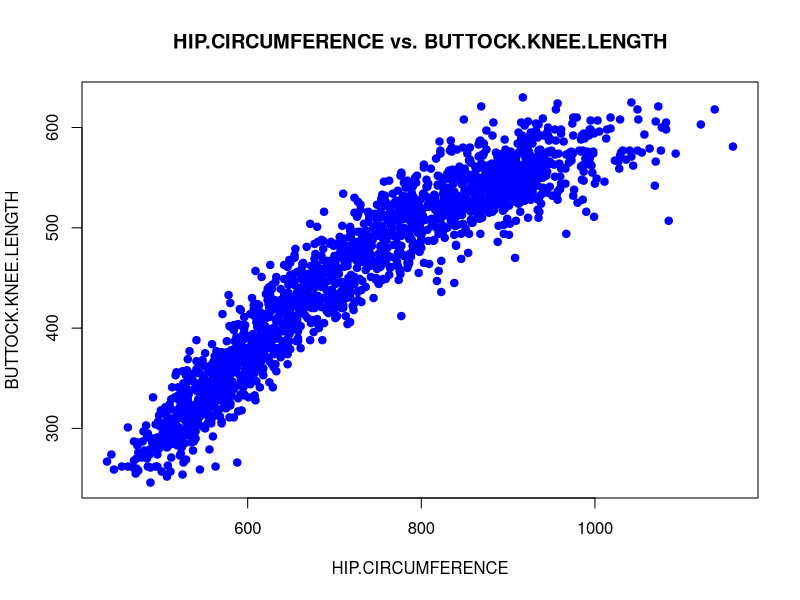
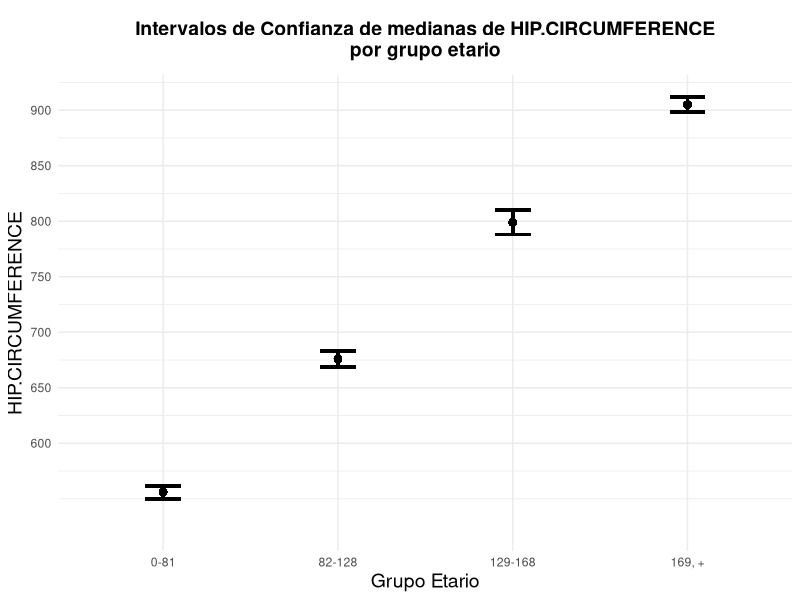
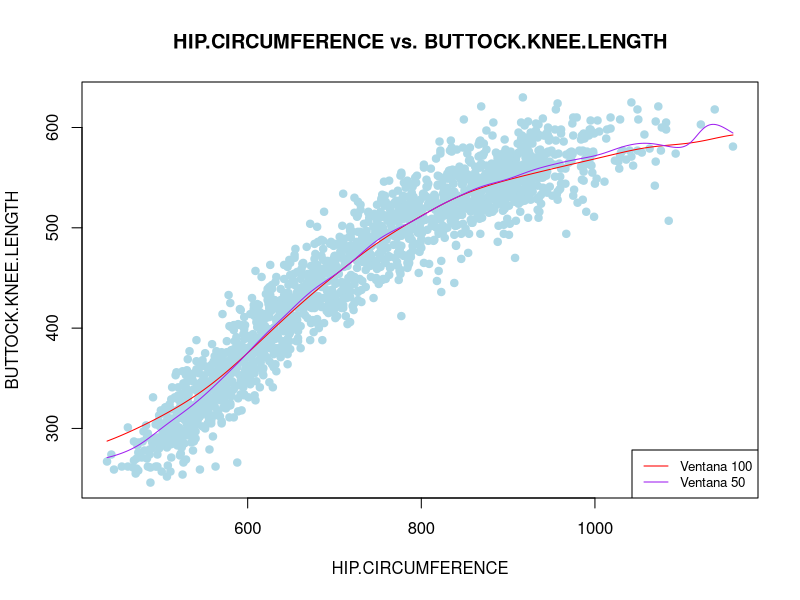
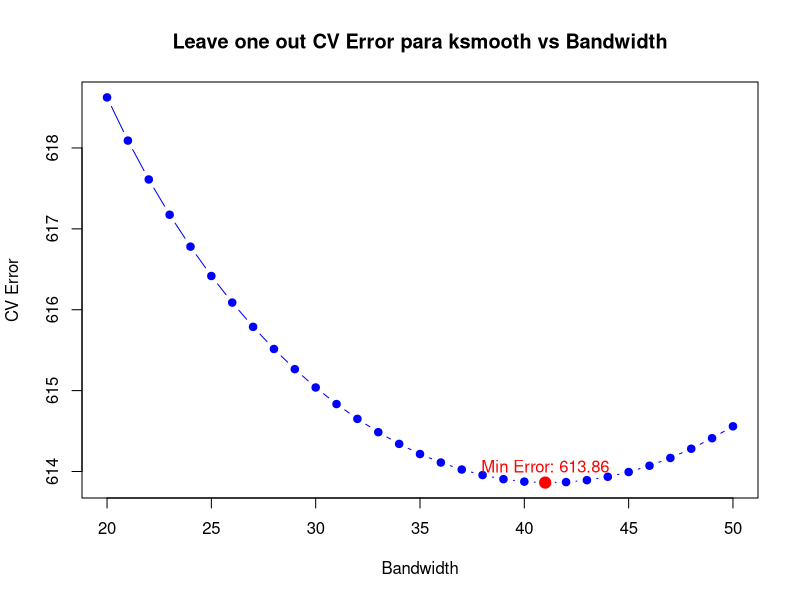

These figures' R source, in order: (Note: a time limit stopped this script after it produced the figures.)
## ---- chunk 1
knitr::opts_chunk$set(echo = TRUE)
set.seed(1234) 
library(ggplot2)
## ---- chunk 2
individuals <- read.table("individuals.csv", header = TRUE, sep = ";")
datos_femenino <- subset(individuals, SEX == 2 & HIP.CIRCUMFERENCE != 0 & BUTTOCK.KNEE.LENGTH!=0)
attach(datos_femenino)

plot(HIP.CIRCUMFERENCE, BUTTOCK.KNEE.LENGTH,
     xlab = "HIP.CIRCUMFERENCE",
     ylab = "BUTTOCK.KNEE.LENGTH",
     main = "HIP.CIRCUMFERENCE vs. BUTTOCK.KNEE.LENGTH",
     pch = 19, col = "blue")
## ---- chunk 3

# Division de grupos etarios por cuartiles
cuartiles <- quantile(datos_femenino$AGE.IN.MONTHS,probs = c(0,0.25, 0.5, 0.75,1))
datos_femenino$AGE.GROUP <- cut(datos_femenino$AGE.IN.MONTHS,cuartiles,include.lowest = TRUE, labels = c("0-81","82-128","129-168","169, +"))

#Estimacion de medianas 
medianas_estimadas <- tapply(datos_femenino$HIP.CIRCUMFERENCE,datos_femenino$AGE.GROUP,median)


# Función para estimación del se de las medianas

estimar_se_mediana <- function (x, B = 1000){
  titahatboot <- rep(0,B)
  for(i in 1:B){
    Xboot <- sample(x,length(x),replace = TRUE)
    titahatboot[i] <- median(Xboot)
  }
  return(sqrt(mean((titahatboot - mean(titahatboot))^2)))
}

# Cálculo de intervalo bootstrap nivel 0.95

intervalos_confianza <- tapply(datos_femenino$HIP.CIRCUMFERENCE, datos_femenino$AGE.GROUP, function(x){
  se_boot <- estimar_se_mediana(x)
  intervalo_boot <- c(median(x) - 1.96*se_boot,median(x) + 1.96*se_boot)
  return(intervalo_boot)
})


# Gráfico

# Los siguientes data frames son unicamente creados para generar el plot

df_medianas <- data.frame(
  AGE.GROUP = names(medianas_estimadas),
  MEDIAN = medianas_estimadas
)
df_intervalos <- data.frame(
  AGE.GROUP = names(intervalos_confianza),
  INTERVAL = intervalos_confianza
)
df_intervalos$LOWER <- sapply(df_intervalos$INTERVAL, function(x) x[1])
df_intervalos$UPPER <- sapply(df_intervalos$INTERVAL, function(x) x[2])

df_plot <- merge(datos_femenino,merge(df_medianas,df_intervalos,by="AGE.GROUP"),
                 by="AGE.GROUP")


ggplot(df_plot, aes(x = AGE.GROUP, y = MEDIAN)) +
  geom_point(size = 2) +  
  geom_errorbar(aes(ymin = LOWER, ymax = UPPER), width = 0.2, linewidth = 1) + 
  scale_y_continuous(limits = c(min(df_plot$LOWER) * 0.95, max(df_plot$UPPER)),
                     breaks = seq(from = 600, to = 1000, by = 50)) + 
  labs(title = "Intervalos de Confianza de medianas de HIP.CIRCUMFERENCE\npor grupo etario",
       x = "Grupo Etario", y = "HIP.CIRCUMFERENCE") +
  theme_minimal() + theme(
        plot.title = element_text(hjust = 0.5, face = "bold", size = 14,
                                  margin = margin(10, 0, 10, 0)),  
        axis.title = element_text(size = 14)) 
## ---- chunk 4
regresion_100 <- ksmooth(HIP.CIRCUMFERENCE, BUTTOCK.KNEE.LENGTH, "normal", bandwidth = 100)
regresion_50 <- ksmooth(HIP.CIRCUMFERENCE, BUTTOCK.KNEE.LENGTH, "normal", bandwidth = 50)


plot(datos_femenino$HIP.CIRCUMFERENCE, datos_femenino$BUTTOCK.KNEE.LENGTH,
     xlab = "HIP.CIRCUMFERENCE",
     ylab = "BUTTOCK.KNEE.LENGTH",
     main = "HIP.CIRCUMFERENCE vs. BUTTOCK.KNEE.LENGTH",
     pch = 19, col = "light blue")

lines(regresion_100, col = "red")
lines(regresion_50, col = "purple")

legend("bottomright", legend = c("Ventana 100", "Ventana 50"), col = c("red", "purple"), lty = 1, cex = 0.8)

## ---- chunk 5
# Defino la grilla de bandwidths
bandwidths <- 20:50

# Defino la función de Leave-One-Out-CV
cv_leave_one_out <- function(x, y, bandwidth) {
  
  n <- length(x)
  errors <- numeric(n)
  
  for (i in 1:n) {
    # Ajusto el modelo
    y_hat <- ksmooth(x[-i], y[-i], "normal", bandwidth = bandwidth, x.points = x[i])$y
    # Calculo el mse y lo agrego a errors
    mse <- (y[i] - y_hat)^2
    errors[i] <- mse
  }
  
  return(mean(errors))
}

# Calculo el error de cv para cada valor de h en la grilla
errors <- sapply(bandwidths, cv_leave_one_out, x = HIP.CIRCUMFERENCE, y = BUTTOCK.KNEE.LENGTH)

# Encuentro el valor mínimo de error y su índice correspondiente
min_error <- min(errors)
min_error_index <- which.min(errors)
ksmooth_best_bandwidth <- bandwidths[min_error_index]

# Ploteo la función objectivo marcando el valor mínimo
plot(bandwidths, errors, type = "b", main = "Leave one out CV Error para ksmooth vs Bandwidth",
     xlab = "Bandwidth", ylab = "CV Error", col = "blue", pch = 19)

# Marca el valor mínimo de error en el plot
points(ksmooth_best_bandwidth, min_error, col = "red", pch = 19, cex = 1.5)
text(ksmooth_best_bandwidth, min_error, labels = paste("Min Error:", round(min_error, 2)), pos = 3, col = "red")

## ---- chunk 6

# Defino el estimador de NW para un x0
nwsmooth <- function(x0, x, y, bandwidth){
  
  # Armo el vector al que le aplico el núcleo normal
  vect <- (x - x0)/bandwidth
  
  # Calculo los pesos
  weights <- dnorm(vect)
  
  return(sum(weights*y)/sum(weights))
}


# Calculo el leave-one-out CV
cv_nwsmooth <- function(bandwidth, x, y){
  
  # Vector m, con nwsmooth aplicado a x_i en la posición i
  m <- sapply(x, nwsmooth, x, y, bandwidth)
  
  # Armo el vector w, que tiene el coeficiente w_i,h en la posición i
  arg_matrix <- outer(x, x, "-") * (1/bandwidth)  # Matriz con (x[i]-x[j])/bandwidth en la posición ij
  kernel_matrix <- apply(arg_matrix, c(1, 2), dnorm)  # Núcleo normal aplicado a cada posición
  column_sums <- colSums(kernel_matrix)  # Sumo las columnas de kernel_matrix, me queda el denominador de w_i,h
  gaussian_kernel_0 <- dnorm(0)  # El num de w_i,h para todo i
  w <- gaussian_kernel_0 / column_sums  # Consigo w
  
  # Vector con error de predicción de m_h^-i en la posición i
  errors <- ((y-m)/(1-w))^2
  
  return(mean(errors))
}


# Defino grilla de bandwidths y calculo el error de cv para cada valor de h en la grilla
bandwidths <- 4:24
errors <- sapply(bandwidths, cv_nwsmooth, x = HIP.CIRCUMFERENCE, y = BUTTOCK.KNEE.LENGTH)


# Encuentro el valor mínimo de error y su índice correspondiente
min_error <- min(errors)
min_error_index <- which.min(errors)
nwsmooth_best_bandwidth <- bandwidths[min_error_index]


# Ploteo la función objectivo marcando el valor mínimo
plot(bandwidths, errors, type = "b", main = "Leave one out CV Error para nwsmooth vs Bandwidth",
     xlab = "Bandwidth", ylab = "CV Error", col = "blue", pch = 19)

# Marca el valor mínimo de error en el plot
points(nwsmooth_best_bandwidth, min_error, col = "red", pch = 19, cex = 1.5)
text(nwsmooth_best_bandwidth, min_error, labels = paste("Min Error:", round(min_error, 2)), pos = 3, col = "red")


# Calculo la regresión
ordenado <- order(HIP.CIRCUMFERENCE)
nwfit <- sapply(HIP.CIRCUMFERENCE[ordenado], nwsmooth, HIP.CIRCUMFERENCE, BUTTOCK.KNEE.LENGTH, nwsmooth_best_bandwidth)


# Grafico
plot(datos_femenino$HIP.CIRCUMFERENCE, datos_femenino$BUTTOCK.KNEE.LENGTH,
     xlab = "HIP.CIRCUMFERENCE",
     ylab = "BUTTOCK.KNEE.LENGTH",
     main = "HIP.CIRCUMFERENCE vs. BUTTOCK.KNEE.LENGTH",
     pch = 19, col = "light blue")

lines(HIP.CIRCUMFERENCE[ordenado], nwfit, col = "red")
## ---- chunk 7
# Ajusto los modelos
recta_cuad_min <- lm(BUTTOCK.KNEE.LENGTH ~ HIP.CIRCUMFERENCE)
ksmoothfit <- ksmooth(HIP.CIRCUMFERENCE, BUTTOCK.KNEE.LENGTH, "normal", bandwidth = ksmooth_best_bandwidth)
ordenado <- order(HIP.CIRCUMFERENCE)
nwfit <- sapply(HIP.CIRCUMFERENCE[ordenado], nwsmooth, HIP.CIRCUMFERENCE, BUTTOCK.KNEE.LENGTH, nwsmooth_best_bandwidth)

# Grafico
plot(HIP.CIRCUMFERENCE, BUTTOCK.KNEE.LENGTH,
     xlab = "HIP.CIRCUMFERENCE",
     ylab = "BUTTOCK.KNEE.LENGTH",
     main = "ksmooth vs nwsmooth vs lm",
     pch = 19, col = "light blue")

abline(recta_cuad_min, col = "brown", lwd = 2)
lines(HIP.CIRCUMFERENCE[ordenado], nwfit, col = "red", lwd = 3)
lines(ksmoothfit, col = "blue", lwd = 2, lty = 2)

legend("bottomright", legend = c("ksmooth(41)", "nwsmooth(15)", "lm"), col = c("blue", "red", "brown"), lty = c(2,1,1), cex = 0.8, lwd = c(2,3,3))

## ---- chunk 8
linearsmooth <- function(x, X_data, Y_data, h){
  K <- function(u) dnorm(u)
  y_est <- rep(NA, length(X_data)) 
  for(i in 1:length(x)){
    X <- matrix(0, nrow=length(X_data), ncol=2)
    X[,1] <- 1
    X[,2] <- X_data - x[i]
    W <- diag(K((X_data-x[i])/h))
    Y <- Y_data
    inv <- solve(t(X)%*%W%*%X)
    mean_sq_est <- inv%*%t(X)%*%W%*%Y
    y_est[i] <- mean_sq_est[1]
  }
  
  return(y_est)
}
## ---- chunk 9
reg_est <- linearsmooth(datos_femenino$HIP.CIRCUMFERENCE, datos_femenino$HIP.CIRCUMFERENCE, datos_femenino$BUTTOCK.KNEE.LENGTH, 40)
reg_est <- sort(reg_est)
## ---- chunk 10
y <- sort(datos_femenino$BUTTOCK.KNEE.LENGTH)
x <- sort(datos_femenino$HIP.CIRCUMFERENCE)
plot(x, y,
     main = "Comparación de estimadores",
     xlab = "HIP.CIRCUMFERENCE",
     ylab = "BUTTOCK.KNEE.LENGTH",
     )

# Agregar los estimadores al gráfico
lines(x, nwfit, col = "red", lwd = 3)
lines(x, reg_est, col = "blue", lwd = 3)

legend("topleft", legend = c("Nadaraya-Watson", "Regresión local"),
       col = c("red", "blue"), lty = 1, lwd = 2)
